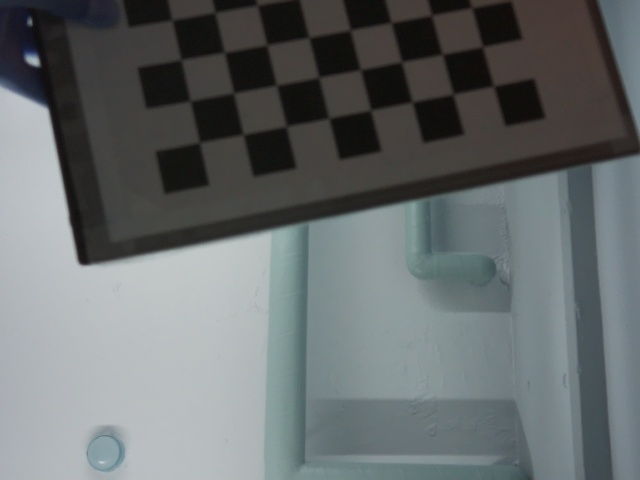
#> input picture CameraCalibration/ChessBoard_a/test0.jpg, 640 x 480 px
$ python imagerotate.py --folder ChessBoard_a --angle 90
#> lines starting #> are read from the running program, lines starting #| are printed output that depends on the picture
import cv2
import glob
import os
import argparse
from tqdm import tqdm

def rotate_images(folder_path, angle):
    # フォルダ内の全画像ファイルのパスを取得
#> called with folder_path = 'ChessBoard_a', angle = 90
    image_files = glob.glob(os.path.join(folder_path, "*.jpg"))  # JPGファイルを対象

    # 各画像を指定された角度で回転して保存
    for image_file in tqdm(image_files):
        img = cv2.imread(image_file)
#> img is the input picture: shape (480, 640, 3); mean B, G, R 109, 108.2, 103

        if angle == 90:
            # 画像を90度回転（反時計回り）
            rotated_img = cv2.rotate(img, cv2.ROTATE_90_CLOCKWISE)
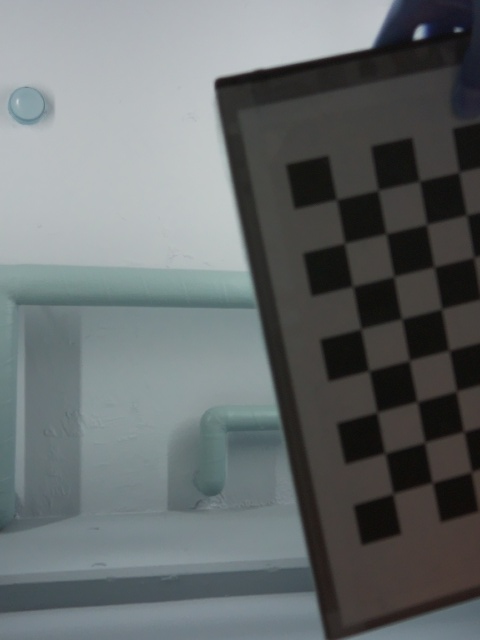
#> rotated_img: shape (640, 480, 3); mean B, G, R 109, 108.2, 103
        elif angle == -90:
            # 画像を-90度回転（時計回り）
            rotated_img = cv2.rotate(img, cv2.ROTATE_90_COUNTERCLOCKWISE)
        elif angle == 180:
            # 画像を180度回転
            rotated_img = cv2.rotate(img, cv2.ROTATE_180)
        else:
            print("Unsupported angle. Only 90, -90, and 180 are supported.")
            return

        # 上書き保存
        cv2.imwrite(image_file, rotated_img)
#> pass 2 of the loop in rotate_images, `for image_file in tqdm(image_files):`:
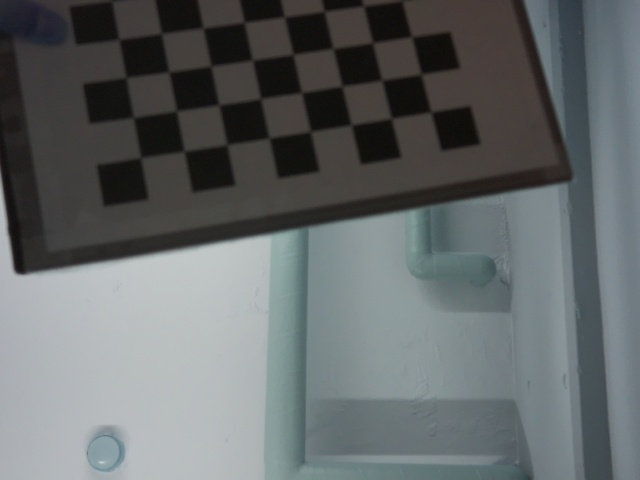
#> input picture CameraCalibration/ChessBoard_a/test1.jpg, 640 x 480 px
#> in rotate_images, img is the input picture: shape (480, 640, 3); mean B, G, R 105.1, 104.2, 99.5
#> in rotate_images, `rotated_img = cv2.rotate(img, cv2.ROTATE_90_CLOCKWISE)`:
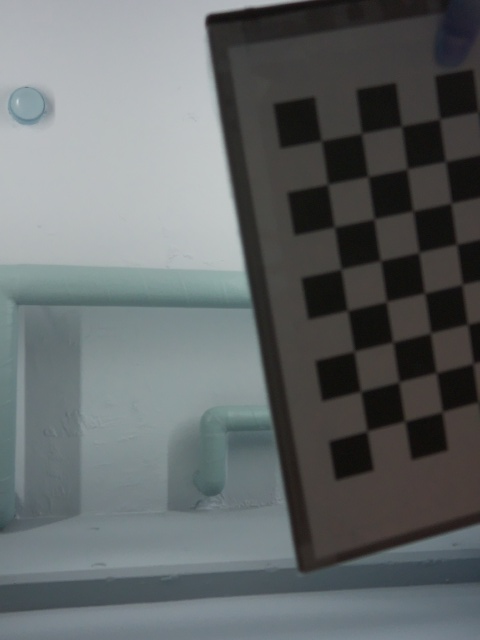
#> rotated_img: shape (640, 480, 3); mean B, G, R 105.1, 104.2, 99.5

    print(f"All images have been rotated by {angle} degrees.")

if __name__ == '__main__':
    parser = argparse.ArgumentParser(description="Rotate images in a folder by a specified angle.")
    parser.add_argument('-f', '--folder', type=str, required=True, help='Path to the folder containing images.')
    parser.add_argument('-a', '--angle', type=int, required=True, choices=[90, -90, 180], help='Rotation angle (90, -90, or 180 degrees).')

    args = parser.parse_args()

    folder_path = args.folder
    angle = args.angle

    print("Image folder: ", folder_path)
    print("Rotation angle: ", angle)

    # 画像を回転
    rotate_images(folder_path, angle)
